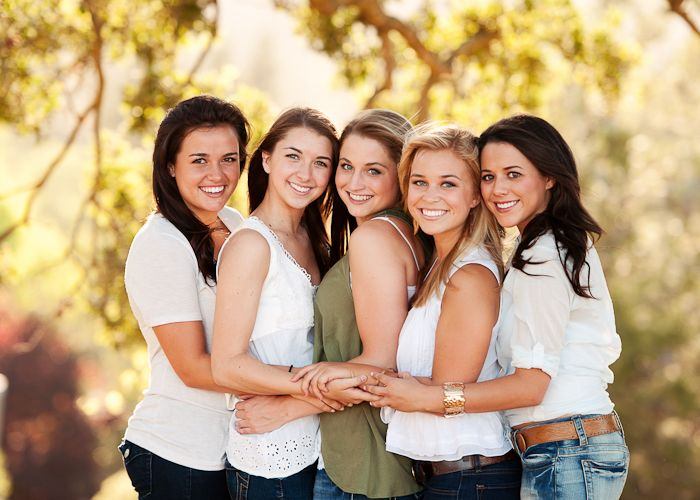
#> input picture group.jpg, 700 x 500 px
$ jupyter execute ImageDetection_openCV.ipynb
#> lines starting #> are read from the running program, lines starting #| are printed output that depends on the picture; after the words box and inside, x2 and y2 are one past the last pixel; in counts of white or black regions, pixels touching at a corner belong together
[cell 1]
import cv2

[cell 2]
'''
# cascade only face
face_cascade = cv2.CascadeClassifier('haarcascade_frontalface_default.xml')

# Read the input image
#img = cv2.imread('test.jpg') # single person
img = cv2.imread('group.jpg') # group of people

# Convert into grayscale
gray = cv2.cvtColor(img, cv2.COLOR_BGR2GRAY)

# Detect faces
faces = face_cascade.detectMultiScale(img, 1.3, 5) # input image, scale factor, minNeighbors

# Draw rectangle around the faces
for (x, y, w, h) in faces:
    # (255. 0. 0) is the color of the rectangle / 2 is the thickness of the line
    cv2.rectangle(img, (x, y), (x+w, y+h), (255, 0, 0), 2)

# Display the output
cv2.imshow("img", img)
cv2.waitKey() # keep the window open until we press a key
print("Face Detection Succeeded") # close the window
'''

[cell 3]
# cascase both face & eye
face_cascade = cv2.CascadeClassifier('haarcascade_frontalface_default.xml')
eye_cascade = cv2.CascadeClassifier('haarcascade_eye.xml')

# Read the input image
img = cv2.imread('group.jpg') # single person
#> img is the input picture: shape (500, 700, 3); mean B, G, R 126.4, 160.8, 187.3
#img = cv2.imread('group.jpg') # group of people
gray = cv2.cvtColor(img, cv2.COLOR_BGR2GRAY) # Convert into grayscale
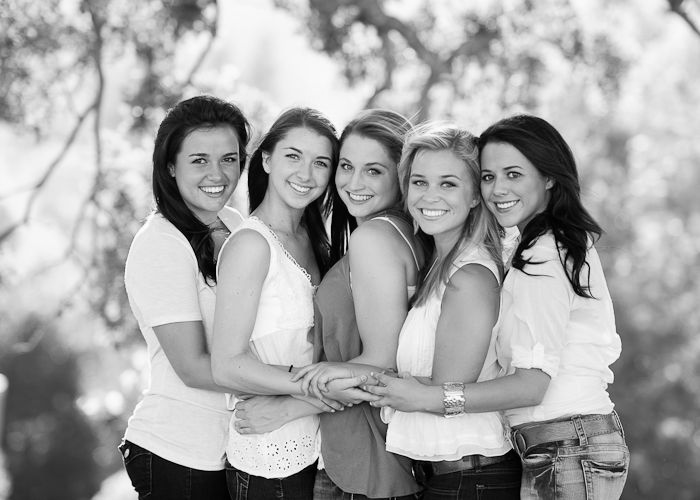
#> gray: shape (500, 700); min 0, max 255, mean 164.8

# Detect faces
faces = face_cascade.detectMultiScale(gray, 1.3, 5)
#> faces = [[172, 131, 79, 79], [268, 130, 76, 76], [326, 142, 71, 71], [471, 147, 74, 74], [396, 152, 80, 80]]

# Draw rectangle around the faces & eye
for (x,y,w,h) in faces:
    cv2.rectangle(img,(x,y),(x+w,y+h),(255,0,0),2)
    roi_gray = gray[y:y+h, x:x+w]
    roi_color = img[y:y+h, x:x+w]
    eyes = eye_cascade.detectMultiScale(roi_gray)
    for (ex,ey,ew,eh) in eyes:
        cv2.rectangle(roi_color,(ex,ey),(ex+ew,ey+eh),(0,255,0),2)
#> this loop made 5 passes
#> (x, y, w, h, eyes) on passes 1 to 5: (172, 131, 79, 79, [[44, 19, 22, 22], [14, 18, 24, 24]]), (268, 130, 76, 76, [[41, 24, 21, 21]]), (326, 142, 71, 71, [[9, 14, 22, 22], [35, 17, 24, 24]]), (471, 147, 74, 74, [[29, 16, 24, 24], [5, 20, 22, 22]]), (396, 152, 80, 80, [[11, 19, 23, 23], [39, 21, 23, 23]])
#> pass 1, `roi_gray = gray[y:y+h, x:x+w]`:
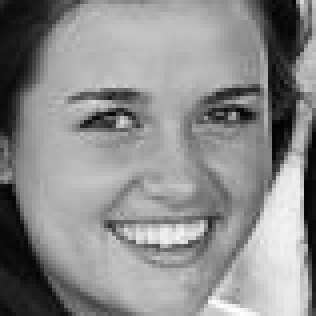
#> roi_gray: shape (79, 79) (shown 4 times larger); min 2, max 254, mean 139.7
#> pass 1, `roi_color = img[y:y+h, x:x+w]`:
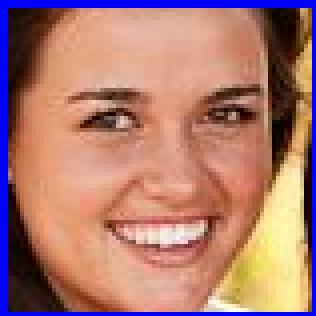
#> roi_color: shape (79, 79, 3) (shown 4 times larger); mean B, G, R 112.9, 121.6, 172.2
#> pass 2, `roi_gray = gray[y:y+h, x:x+w]`:
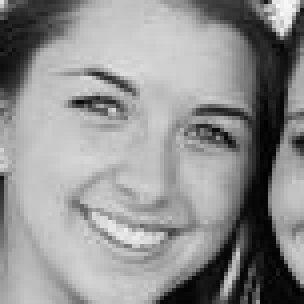
#> roi_gray: shape (76, 76) (shown 4 times larger); min 1, max 249, mean 144.7
#> pass 2, `roi_color = img[y:y+h, x:x+w]`:
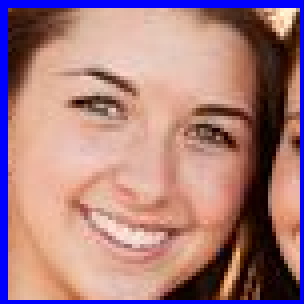
#> roi_color: shape (76, 76, 3) (shown 4 times larger); mean B, G, R 127, 124.7, 167.6
#> after the loop:
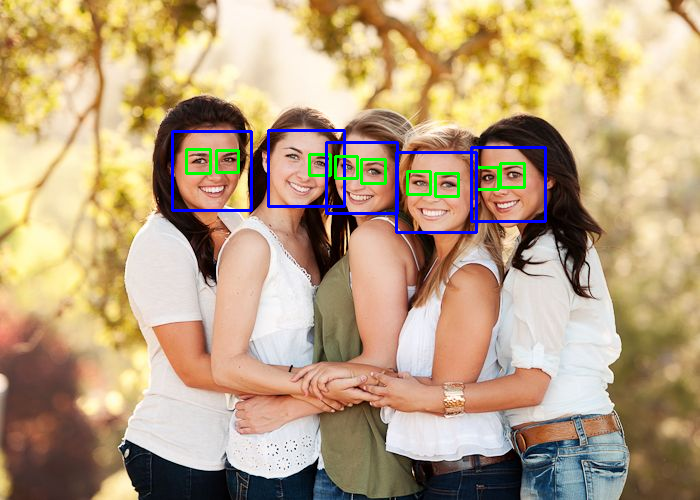
#> img: shape (500, 700, 3); 1.9% of pixels changed, all inside (x1, y1, x2, y2) = (171, 129, 547, 234)
#> after the loop:
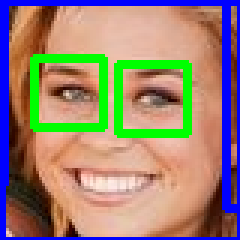
#> roi_color: shape (80, 80, 3) (shown 3 times larger); mean B, G, R 116.9, 129.9, 151.8
#> after the loop:
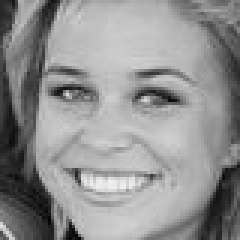
#> roi_gray: shape (80, 80) (shown 3 times larger); min 5, max 241, mean 144.7

# Display the output
cv2.imshow('img',img)
cv2.waitKey(0) # keep the window open until we press a key
cv2.destroyAllWindows() # close the window

$ run again, with male.jpg copied over group.jpg
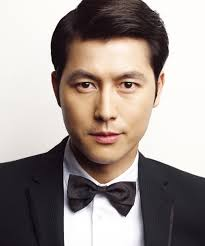
#> input picture male.jpg, 205 x 246 px
#> img is the input picture: shape (246, 205, 3); mean B, G, R 143.2, 147.6, 158.3
#> faces = [[50, 39, 115, 115]]
#> the loop `for (x,y,w,h) in faces:` made 1 pass
#> (x, y, w, h, eyes) on pass 1: (50, 39, 115, 115, [[23, 32, 27, 27], [62, 32, 29, 29]])
#> after the loop `for (x,y,w,h) in faces:`:
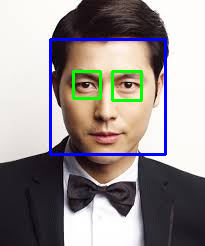
#> img: shape (246, 205, 3); 4.05% of pixels changed, all inside (x1, y1, x2, y2) = (49, 38, 167, 156)
#> after the loop `for (x,y,w,h) in faces:`:
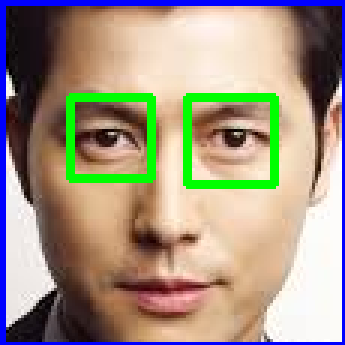
#> roi_color: shape (115, 115, 3) (shown 3 times larger); mean B, G, R 132.4, 149.5, 162.3
